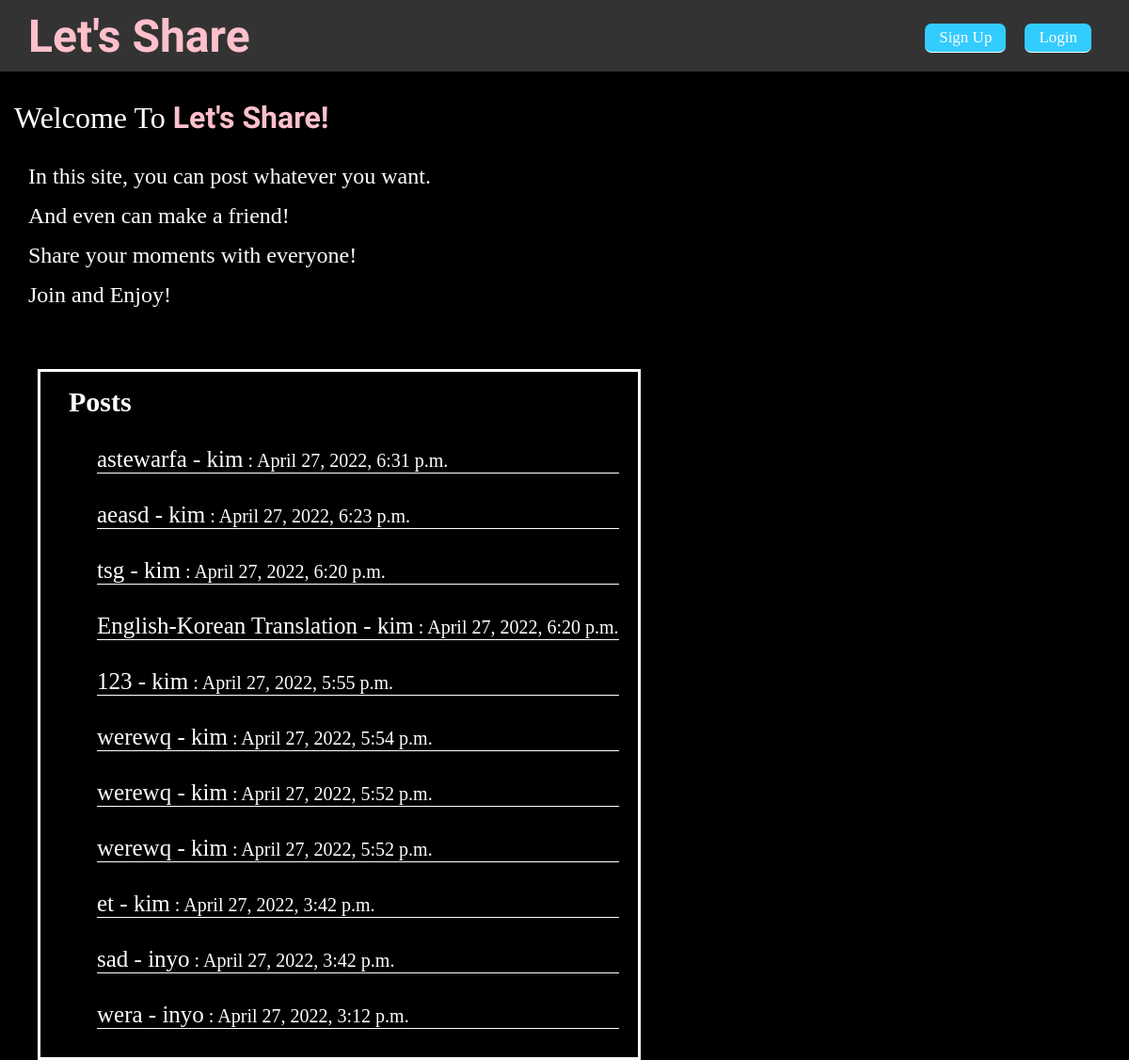
The page / on the database its author committed.
### users/models.py (models this page shows, shortened)
class Post(models.Model):
    title = models.CharField(max_length=50)
    author = models.ForeignKey(User, on_delete=models.CASCADE)
    created = models.DateTimeField(auto_now_add=True)
    body = models.TextField()

### users/views.py (the view)
# urls.py: path('', HomeView.as_view(), name='home'),
class HomeView(ListView):
    model = Post
    ordering = ['-created']
    template_name = 'users/home.html'

### users/templates/users/home.html (shortened to what this page needs)
{% extends 'users/base.html' %}
{%  load static %}
{% block content %}
<link rel="stylesheet" href="{% static 'users/css/main.css' %}">
<div style="margin: 30px 15px"><span style="font-size:2rem; color: white">Welcome To  </span><span class="logo" style="font-size:2rem">Let's Share!</span></div>
<div class="text">In this site, you can post whatever you want.</div>
<div class="text">And even can make a friend!</div>
<div class="text">Share your moments with everyone!</div>
<div class="text">Join and Enjoy!</div>
<div style="margin-top:50px; margin-left:40px; border-width: 3px; border-color: white; border-style: solid; position: absolute">
    <div class="text", style="font-size:30px; font-weight:bold">Posts</div>
    <ul>
        {% for post in object_list %}
            <li><a href="{% url 'articledetail' post.pk %}">{{post.title}} - {{post.author}}</a> : {{post.created}}</li>
        {% endfor %}
    </ul>
</div>
{% endblock content %}

### users/templates/users/base.html (shortened to what this page needs)
<!DOCTYPE html>
{% load static %}
<html lang="en">
<head>
    <link rel="stylesheet" href="{% static 'users/css/main.css' %}">
</head>
<body>
    <nav class="navbar">
        <div><a class="logo" style="font-size: 3rem; margin-left: 30px; display:block" href="{% url 'home' %}">Let's Share</a></div>
        <div class="nav-elem">
           <ul>
               {% if user.is_authenticated %}
                   <span class="hello-msg">Hello, {{request.user.username}}</span>
                   <li class="btn"><a href="{% url 'post-creation' %}">Create Post</a></li>
                   <li class="btn"><a href="{% url 'profile' %}">Profile</a></li>
                   <li class="btn"><a href="{% url 'logout' %}">Logout</a></li>
               {% else %}
                   <li class="btn"><a href="{% url 'signup' %}">Sign Up</a></li>
                   <li class="btn"><a href="{% url 'login' %}">Login</a></li>
               {% endif %}
            </ul>
        </div>
    </nav>
    <div>
        {% block content %}
        {% endblock content %}
    </div>
</body>
</html>

### users/static/users/css/main.css (style rules this page uses)
* { box-sizing: border-box; }
body { margin: 0px; padding: 0; background-color: black; }
.navbar { display: flex; justify-content: space-between; align-items: center; background-color: #333; color: white; }
.logo { color: pink; font-weight: bold; font-family: "Tapestry", cursive; }
a { text-decoration: none; }
li { list-style: none; color: white; }
.nav-elem ul { margin-right: 30px; padding: 0; display: flex; }
.nav-elem li { list-style: none; border-radius: 7px; margin: 5px 10px 0 10px; padding: 5px 15px; position: relative; }
.nav-elem li a { text-decoration: none; color: white; font-size: 17px; display: block; }
.btn { background-color: #33ccff; }
.text { color: white; font-size: 1.5rem; margin: 15px 30px; }

### users/templates/users/home.html (style rules this page uses)
ul { margin: 20px; }
li { list-style: none; font-size: 20px; margin: 30px 0px; border-bottom-style: solid; border-width: 1px; border-color: white; position: relative; }
li a { color: white; font-size: 25px; }

### rows shown on the page
Post: title "astewarfa", author "kim", created "April 27, 2022, 6:31 p.m."
Post: title "aeasd", author "kim", created "April 27, 2022, 6:23 p.m."
Post: title "tsg", author "kim", created "April 27, 2022, 6:20 p.m."
Post: title "English-Korean Translation", author "kim", created "April 27, 2022, 6:20 p.m."
Post: title "123", author "kim", created "April 27, 2022, 5:55 p.m."
Post: title "werewq", author "kim", created "April 27, 2022, 5:54 p.m."
Post: title "werewq", author "kim", created "April 27, 2022, 5:52 p.m."
Post: title "werewq", author "kim", created "April 27, 2022, 5:52 p.m."
Post: title "et", author "kim", created "April 27, 2022, 3:42 p.m."
Post: title "sad", author "inyo", created "April 27, 2022, 3:42 p.m."
Post: title "wera", author "inyo", created "April 27, 2022, 3:12 p.m."
